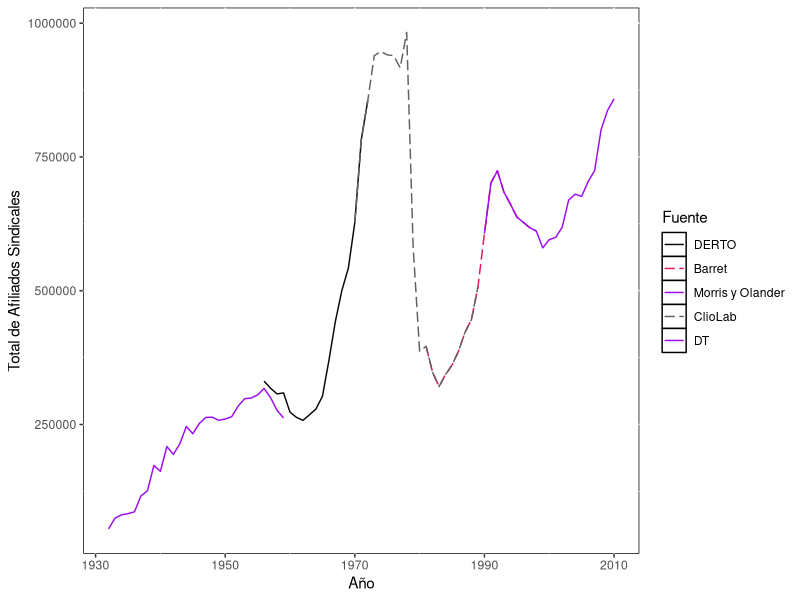
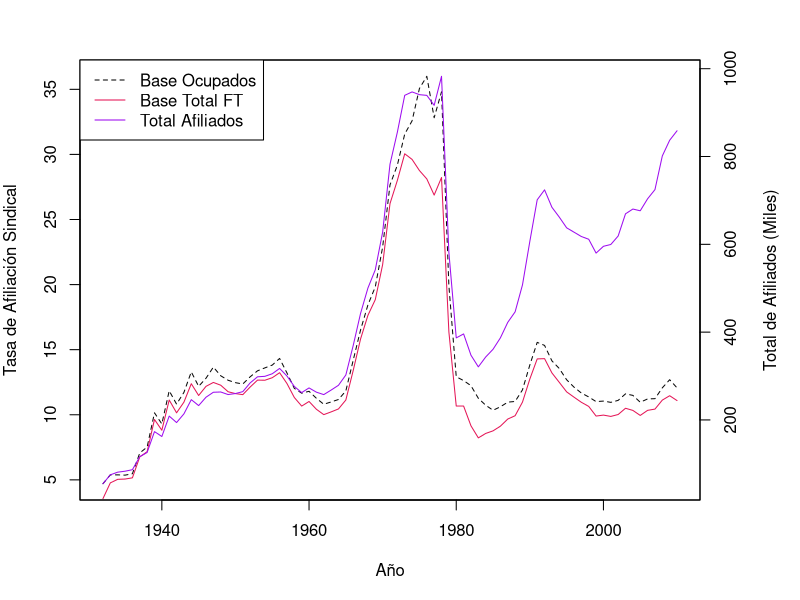
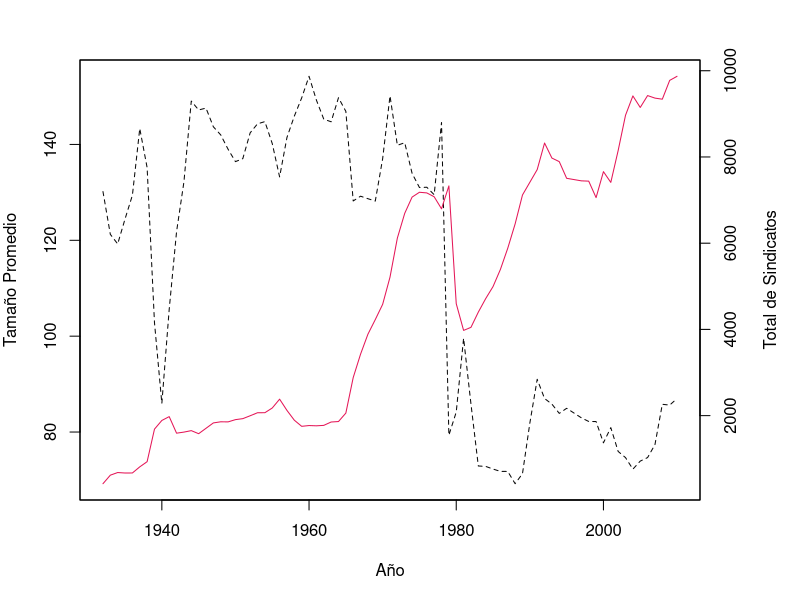

The R script that drew these images, in order:
## ---- chunk 1
rm(list = ls())
knitr::opts_chunk$set(echo = FALSE)
## ---- chunk 2
library(tidyverse)
library(ggplot2)
library(broom)
library(knitr)
library(tibble)
library(readxl)
## ---- chunk 3

#calling data set 
af_1932_2010 <- read_excel("data/afiliacion_sindical_1932_2019.xlsx", sheet = "Datos 1932-2010", range = "A1:O90")

#rename colnames 
colnames(af_1932_2010) = c("agno",
                      "nsin_1", "nsin_2", "nsin_3",
                      "ta_1","ta_2", 
                      "enigmatica_1",
                      "ft_cliolab2010",
                      "oc_cliolab2010",
                      "pop_cliolab2010",
                      "d_cliolab2010",
                      "ts_1","ts_2",
                      "tps",
                      "ts_spriv")


#trabajar con las variables ta_1 y ta_2 para convertirlas en una serie para cada fuente de datos. 
#He aqui donde se manifiesta la carencia de pensamiento matricial del colega, debido a su sesgo de estructuracion de dados dado por su actividad intensiva en el problema delempalme.

#ta_1 se convierte en ta2.0_1 y ta2.0_2 # ta_2 se convierte en ta2.0_3 ta2.0_4 ta2.0_5 

#Filtro para el periodo de interes 
af_1932_2010 =  af_1932_2010 %>% filter(1932<=agno & agno<=2010)

#Departamento de Publicaciones de FACEA 
## Departamento de Relaciones de Trabajo y Desarrollo Organizacional (DERTO) 56-72 (ts2.0_1)
af_1932_2010 = af_1932_2010 %>% mutate(ts2.0_1 = ifelse(agno %in% c(1956:1972),ta_1,NA))


#Barret  (ts2.0_2)
af_1932_2010 = af_1932_2010 %>% mutate(ts2.0_2 = ifelse(agno %in% c(1981:1998),ta_1,NA))

#Morris y Olander 
af_1932_2010 = af_1932_2010 %>% mutate(ts2.0_3 = ifelse(agno %in% c(1932:1959),ta_2,NA))

#ClioLab   (ts2.0_4)
af_1932_2010 = af_1932_2010 %>% mutate(ts2.0_4 = ifelse(agno %in% c(1970:1989),ta_2,NA))

#Dirección del trabajo  (ts2.0_5)
af_1932_2010 = af_1932_2010 %>% mutate(ts2.0_5 = ifelse(agno %in% c(1990:2010),ta_2,NA))


## ---- chunk 4

colores_res <- c("#090909","#E41657","#9D0CEF","#626262","#9D0CEF")
fuentes <- c("DERTO","Barret","Morris y Olander","ClioLab","DT")
lineas <- c("solid","longdash","solid","longdash","solid")

F1 = af_1932_2010 %>% gather(Fuente,value,starts_with("ts2.0_")) %>%
    ggplot(aes(x = agno, y = value, color = Fuente, linetype = Fuente)) +          geom_line() +
    scale_linetype_manual(values= lineas, labels = fuentes)+
    scale_x_continuous(name="Año", limits=c(1932,2010))+ 
    labs(y = "Total de Afiliados Sindicales")+
    scale_color_manual(values = colores_res,
                      labels = fuentes)

#Llamando el gráfico  
F1 + theme(panel.background = element_rect(fill = "white", colour = "black"))
## ---- chunk 5
#calling data set 
ase <- read_excel("data/afiliacion_sindical_1932_2019.xlsx", sheet = "Empalme", range = "A1:F82")

#cambiamos colnames para facilitar el uso de la base (nuevamente arregalndo las fallas estructurales del osorio)
colnames(ase) = c("agno",
                      "sin", 
                      "afil", 
                      "ft",
                      "oc", 
                      "des")

#Filtramos a 32-2010 y creamos variables de tasa de afiliacion 
ase =  ase %>% filter(1932<=agno & agno<=2010)
ase = ase %>% mutate(tas_oc = 100*(afil/oc), tas_ft = 100*(afil/ft))

#Creamos TS objects 
tas_oc = ts(ase$tas_oc,1932, 2010, 1)
tas_ft = ts(ase$tas_ft,1932, 2010, 1)
afil = ts(ase$afil,1932, 2010, 1)


#Colores RES 
colores_res <- c("#090909","#E41657","#9D0CEF")
leyenda <- c("Base Ocupados","Base Total FT", "Total Afiliados")

#Grafico con Plot function para TS 
par(mar = c(5, 4, 3, 5))
plot(tas_oc, ylab="Tasa de Afiliación Sindical", xlab="Año", type="l",lty=2, col=colores_res[1])
lines(tas_ft, lty=1, col = colores_res[2])
par(new = TRUE)
plot(afil/1000, xaxt = "n", yaxt = "n", ylab = "", xlab = "", type="l",lty=1, col = colores_res[3]) 
axis(side = 4)
mtext("Total de Afiliados (Miles)", side = 4, line = 3)
legend("topleft",leyenda , col = colores_res, lty = c(2, 1,1))
## ---- chunk 6
ase = ase %>% mutate(tp_sin =(afil/sin))
sindic = ts(ase$sin,1932, 2010, 1)
afil = ts(ase$afil,1932, 2010, 1)
tp_sin = ts(ase$tp_sin,1932, 2010, 1)


#Seteamos algunos parametros para l plot 
colores_res <- c("#090909","#E41657")
leyenda <- c("Tamaño Promedio de Sindicatos","Total de Sindicatos")

#Grafico con Plot function para TS 
par(mar = c(5, 4, 3, 5))
plot(tp_sin, ylab="Tamaño Promedio", xlab="Año", type="l",lty=2, col=colores_res[1])
par(new = TRUE)
plot(sindic, xaxt = "n", yaxt = "n", ylab = "", xlab = "", type="l",lty=1, col = colores_res[2]) 
axis(side = 4)
mtext("Total de Sindicatos", side = 4, line = 3)
legend("bottomright",  inset = c(-0.1,-0.35),
       leyenda, col = colores_res, 
       lty = c(2, 1), box.lty=1, cex = 0.6, xpd = TRUE)

